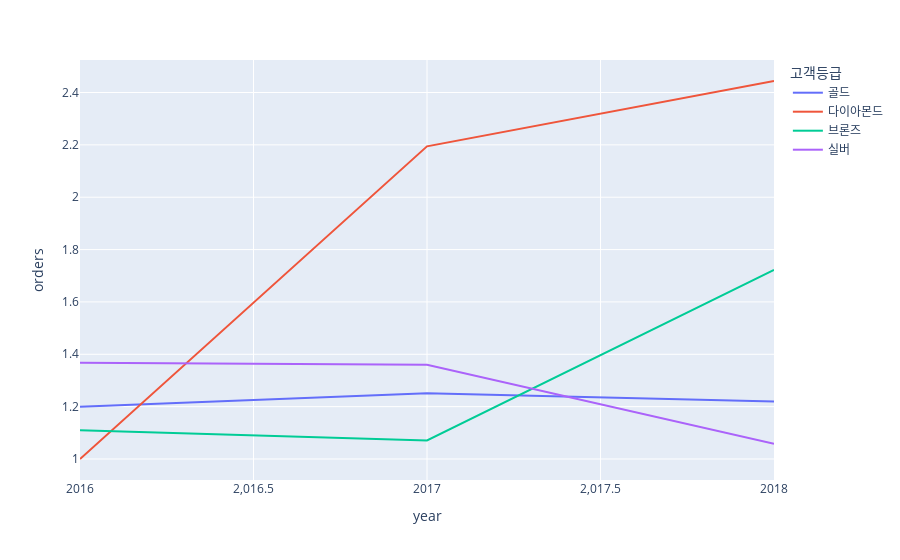

The notebook cell this image was saved under:
### Code cell
# 등급별 유저들의 평균 구매 횟수 연도별 변화
df = data.groupby([data['order_purchase_timestamp'].dt.year, 'customer_unique_id', '고객등급'])['order_id'].count().reset_index()
order_count = df.groupby(['order_purchase_timestamp', '고객등급'])['order_id'].mean().reset_index()
order_count.rename(columns = {'order_purchase_timestamp' : 'year', 'order_id' : 'orders'}, inplace = True)
fig = px.line(order_count, x = 'year', y = 'orders', color = '고객등급')
fig.show()

### Figure 1 — Plotly figure (JSON) as saved in the notebook; plotly's stock layout.template omitted (floating-point values rounded to 4 significant figures)
{"data": [{"hovertemplate": "고객등급=골드<br>year=%{x}<br>orders=%{y}<extra></extra>", "legendgroup": "골드", "line": {"color": "#636efa", "dash": "solid"}, "marker": {"symbol": "circle"}, "mode": "lines", "name": "골드", "orientation": "v", "showlegend": true, "type": "scatter", "x": [2016, 2017, 2018], "xaxis": "x", "y": [1.2, 1.251, 1.219], "yaxis": "y"}, {"hovertemplate": "고객등급=다이아몬드<br>year=%{x}<br>orders=%{y}<extra></extra>", "legendgroup": "다이아몬드", "line": {"color": "#EF553B", "dash": "solid"}, "marker": {"symbol": "circle"}, "mode": "lines", "name": "다이아몬드", "orientation": "v", "showlegend": true, "type": "scatter", "x": [2016, 2017, 2018], "xaxis": "x", "y": [1, 2.194, 2.444], "yaxis": "y"}, {"hovertemplate": "고객등급=브론즈<br>year=%{x}<br>orders=%{y}<extra></extra>", "legendgroup": "브론즈", "line": {"color": "#00cc96", "dash": "solid"}, "marker": {"symbol": "circle"}, "mode": "lines", "name": "브론즈", "orientation": "v", "showlegend": true, "type": "scatter", "x": [2016, 2017, 2018], "xaxis": "x", "y": [1.11, 1.071, 1.722], "yaxis": "y"}, {"hovertemplate": "고객등급=실버<br>year=%{x}<br>orders=%{y}<extra></extra>", "legendgroup": "실버", "line": {"color": "#ab63fa", "dash": "solid"}, "marker": {"symbol": "circle"}, "mode": "lines", "name": "실버", "orientation": "v", "showlegend": true, "type": "scatter", "x": [2016, 2017, 2018], "xaxis": "x", "y": [1.368, 1.36, 1.058], "yaxis": "y"}], "layout": {"legend": {"title": {"text": "고객등급"}, "tracegroupgap": 0}, "margin": {"t": 60}, "xaxis": {"anchor": "y", "domain": [0, 1], "title": {"text": "year"}}, "yaxis": {"anchor": "x", "domain": [0, 1], "title": {"text": "orders"}}}}
